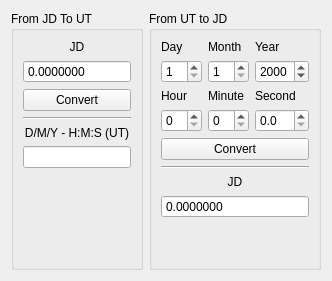
          <widget class="QWidget" name="tab_12">
           <attribute name="title">
            <string>JD - UT Conversion</string>
           </attribute>
           <layout class="QGridLayout" name="gridLayout_32">
            <item row="0" column="0">
             <widget class="QGroupBox" name="groupBox_25">
              <property name="title">
               <string>From JD To UT</string>
              </property>
              <layout class="QVBoxLayout" name="verticalLayout_5">
               <item>
                <widget class="QLabel" name="label_51">
                 <property name="text">
                  <string>JD</string>
                 </property>
                 <property name="alignment">
                  <set>Qt::AlignCenter</set>
                 </property>
                </widget>
               </item>
               <item>
                <widget class="QDoubleSpinBox" name="t_time_jd_ipt">
                 <property name="buttonSymbols">
                  <enum>QAbstractSpinBox::NoButtons</enum>
                 </property>
                 <property name="decimals">
                  <number>7</number>
                 </property>
                 <property name="maximum">
                  <double>9999999999.000000000000000</double>
                 </property>
                </widget>
               </item>
               <item>
                <widget class="QPushButton" name="t_time_jd_convert_btn">
                 <property name="text">
                  <string>Convert</string>
                 </property>
                </widget>
               </item>
               <item>
                <widget class="Line" name="line_12">
                 <property name="orientation">
                  <enum>Qt::Horizontal</enum>
                 </property>
                </widget>
               </item>
               <item>
                <widget class="QLabel" name="label_87">
                 <property name="text">
                  <string>D/M/Y - H:M:S (UT)</string>
                 </property>
                 <property name="alignment">
                  <set>Qt::AlignCenter</set>
                 </property>
                </widget>
               </item>
               <item>
                <widget class="QLineEdit" name="t_time_dmy_otpt">
                 <property name="sizePolicy">
                  <sizepolicy hsizetype="Minimum" vsizetype="Fixed">
                   <horstretch>0</horstretch>
                   <verstretch>0</verstretch>
                  </sizepolicy>
                 </property>
                 <property name="readOnly">
                  <bool>true</bool>
                 </property>
                </widget>
               </item>
               <item>
                <spacer name="verticalSpacer_8">
                 <property name="orientation">
                  <enum>Qt::Vertical</enum>
                 </property>
                 <property name="sizeHint" stdset="0">
                  <size>
                   <width>20</width>
                   <height>40</height>
                  </size>
                 </property>
                </spacer>
               </item>
              </layout>
             </widget>
            </item>
            <item row="0" column="1">
             <widget class="QGroupBox" name="groupBox_26">
              <property name="title">
               <string>From UT to JD</string>
              </property>
              <layout class="QGridLayout" name="gridLayout_33">
               <item row="0" column="0">
                <widget class="QLabel" name="label_53">
                 <property name="text">
                  <string>Day</string>
                 </property>
                </widget>
               </item>
               <item row="6" column="0" colspan="3">
                <widget class="QLabel" name="label_60">
                 <property name="text">
                  <string>JD</string>
                 </property>
                 <property name="alignment">
                  <set>Qt::AlignCenter</set>
                 </property>
                </widget>
               </item>
               <item row="3" column="0">
                <widget class="QSpinBox" name="t_time_hour_ipt">
                 <property name="maximum">
                  <number>24</number>
                 </property>
                </widget>
               </item>
               <item row="3" column="1">
                <widget class="QSpinBox" name="t_time_minute_ipt">
                 <property name="maximum">
                  <number>60</number>
                 </property>
                </widget>
               </item>
               <item row="3" column="2">
                <widget class="QDoubleSpinBox" name="t_time_second_ipt">
                 <property name="decimals">
                  <number>1</number>
                 </property>
                 <property name="maximum">
                  <double>60.000000000000000</double>
                 </property>
                </widget>
               </item>
               <item row="7" column="0" colspan="3">
                <widget class="QDoubleSpinBox" name="t_time_jd_otpt">
                 <property name="readOnly">
                  <bool>true</bool>
                 </property>
                 <property name="buttonSymbols">
                  <enum>QAbstractSpinBox::NoButtons</enum>
                 </property>
                 <property name="decimals">
                  <number>7</number>
                 </property>
                 <property name="maximum">
                  <double>9999999999.000000000000000</double>
                 </property>
                </widget>
               </item>
               <item row="5" column="0" colspan="3">
                <widget class="Line" name="line_13">
                 <property name="orientation">
                  <enum>Qt::Horizontal</enum>
                 </property>
                </widget>
               </item>
               <item row="2" column="0">
                <widget class="QLabel" name="label_57">
                 <property name="text">
                  <string>Hour</string>
                 </property>
                </widget>
               </item>
               <item row="1" column="2">
                <widget class="QSpinBox" name="t_time_year_ipt">
                 <property name="maximum">
                  <number>9999</number>
                 </property>
                 <property name="value">
                  <number>2000</number>
                 </property>
                </widget>
               </item>
               <item row="2" column="2">
                <widget class="QLabel" name="label_59">
                 <property name="text">
                  <string>Second</string>
                 </property>
                </widget>
               </item>
               <item row="0" column="2">
                <widget class="QLabel" name="label_56">
                 <property name="text">
                  <string>Year</string>
                 </property>
                </widget>
               </item>
               <item row="1" column="1">
                <widget class="QSpinBox" name="t_time_month_ipt">
                 <property name="minimum">
                  <number>1</number>
                 </property>
                 <property name="maximum">
                  <number>12</number>
                 </property>
                </widget>
               </item>
               <item row="1" column="0">
                <widget class="QSpinBox" name="t_time_day_ipt">
                 <property name="minimum">
                  <number>1</number>
                 </property>
                 <property name="maximum">
                  <number>31</number>
                 </property>
                </widget>
               </item>
               <item row="2" column="1">
                <widget class="QLabel" name="label_58">
                 <property name="text">
                  <string>Minute</string>
                 </property>
                </widget>
               </item>
               <item row="0" column="1">
                <widget class="QLabel" name="label_55">
                 <property name="text">
                  <string>Month</string>
                 </property>
                </widget>
               </item>
               <item row="8" column="0" colspan="3">
                <spacer name="verticalSpacer_9">
                 <property name="orientation">
                  <enum>Qt::Vertical</enum>
                 </property>
                 <property name="sizeHint" stdset="0">
                  <size>
                   <width>20</width>
                   <height>40</height>
                  </size>
                 </property>
                </spacer>
               </item>
               <item row="4" column="0" colspan="3">
                <widget class="QPushButton" name="t_time_ut_convert_btn">
                 <property name="text">
                  <string>Convert</string>
                 </property>
                </widget>
               </item>
              </layout>
             </widget>
            </item>
           </layout>
          </widget>
